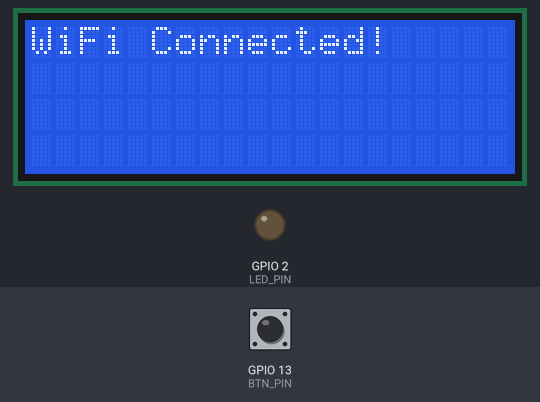
Simulated run of this program. Board: ESP32. On the bench: 20×4 character LCD, output pins drawn as LEDs (lit = HIGH). Dashed ring = blinking. The inputs (shaded band) are chosen by the test bench; at power-on: GPIO 13 (BTN_PIN) HIGH. WiFi joins after 1.5 s; servers stay silent unless stated; random numbers use the default seed unless the program sets one; no MQTT or app messages arrive unless stated; what the program prints to the serial monitor is not drawn.

Above: at 1.7 s.
At 3.8 s:
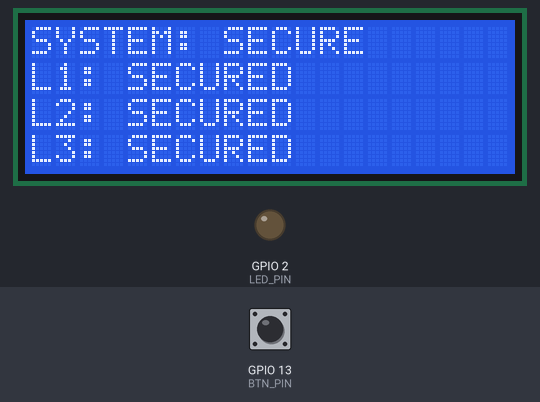
3.9 s: GPIO 13 (BTN_PIN) pulled LOW for 3.2 s
At 4.2 s:
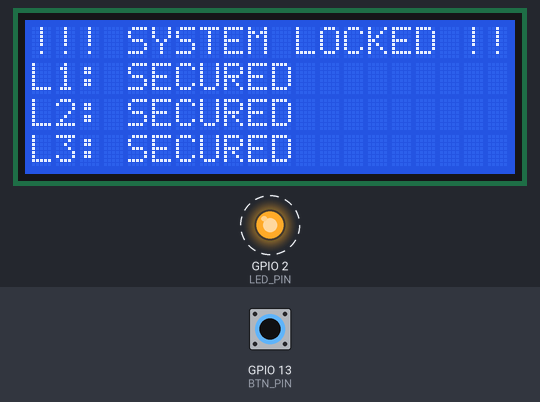
10.1 s: GPIO 13 (BTN_PIN) pulled LOW for 0.15 s
At 11.3 s:
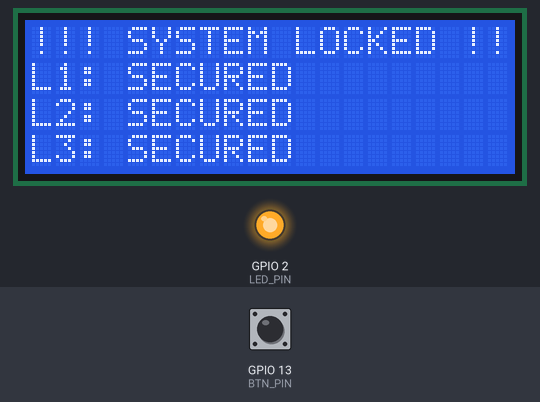
11.7 s: GPIO 13 (BTN_PIN) pulled LOW for 1 s
At 12.5 s:
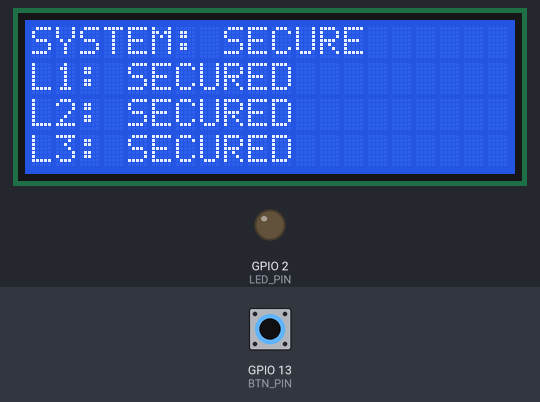
Timing chart, 0 to 14.7 s (numbered marks = the images above; inputs shaded):
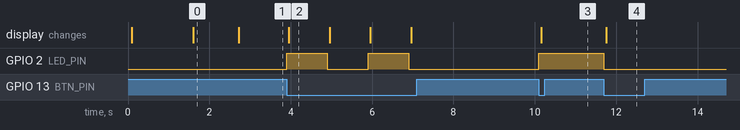

The program:

main.cpp
```cpp
#include <WiFi.h>
#include <PubSubClient.h>
#include <Wire.h>
#include <LiquidCrystal_I2C.h>

const int BTN_PIN = 13; // Safe input pin for the master override
const int LED_PIN = 2;

const char* ssid = "Wokwi-GUEST";
const char* password = "";
const char* mqtt_server = "172.18.168.57";

WiFiClient espClient;
PubSubClient client(espClient);
LiquidCrystal_I2C lcd(0x27, 20, 4);

const String MASTER_PIN = "1234";
const String PIN_L1 = "1111";
const String PIN_L2 = "2222";
const String PIN_L3 = "3333";

unsigned long lastButtonPress = 0;
bool systemLockdown = false;
String l1_status = "SECURED";
String l2_status = "SECURED";
String l3_status = "SECURED";

String expectedOTP = "";
int pendingLocker = 0;
int failedAttempts = 0;

void setup_wifi();
void updateDashboard();
void triggerOTP(int lockerNum);
void handleFailedAttempt();
void callback(char* topic, byte* payload, unsigned int length);
void reconnect();

void setup_wifi() {
  delay(10);
  lcd.setCursor(0, 0); lcd.print("Connecting WiFi...");
  WiFi.begin(ssid, password);
  while (WiFi.status() != WL_CONNECTED) { delay(500); }
  lcd.clear(); lcd.print("WiFi Connected!");
  delay(1000);
}

void updateDashboard() {
  lcd.clear();
  if (systemLockdown) {
    lcd.setCursor(0, 0); lcd.print("!!! SYSTEM LOCKED !!!");
  } else {
    lcd.setCursor(0, 0); lcd.print("SYSTEM: SECURE       ");
  }
  lcd.setCursor(0, 1); lcd.print("L1: " + l1_status);
  lcd.setCursor(0, 2); lcd.print("L2: " + l2_status);
  lcd.setCursor(0, 3); lcd.print("L3: " + l3_status);
}

void triggerOTP(int lockerNum) {
  expectedOTP = String(random(1000, 9999));
  pendingLocker = lockerNum;
  Serial.println("\n[SMS DISPATCHED] L" + String(lockerNum) + " OTP: " + expectedOTP + "\n");
  String topic = "bank/locker/" + String(lockerNum) + "/response";
  client.publish(topic.c_str(), "REQUIRE_OTP");
}

void handleFailedAttempt() {
  failedAttempts++;
  Serial.println("Failed attempts: " + String(failedAttempts));

  if (failedAttempts >= 3) {
    systemLockdown = true;
    digitalWrite(LED_PIN, HIGH);
    client.publish("bank/system/override", "MAX_FAILURES");
    Serial.println("CRITICAL: MAX FAILED ATTEMPTS REACHED. LOCKDOWN INITIATED.");
    updateDashboard();
  }
}

void callback(char* topic, byte* payload, unsigned int length) {
  String topicStr = String(topic);
  String msg = "";
  for (int i = 0; i < length; i++) { msg += (char)payload[i]; }

  if (topicStr == "bank/main/request") {
    if (msg == MASTER_PIN && !systemLockdown) {
      client.publish("bank/main/response", "GRANT_MASTER");
    } else {
      client.publish("bank/main/response", "DENY_MASTER");
      handleFailedAttempt();
    }
  }

  else if (topicStr == "bank/locker/1/request") {
    if (msg == PIN_L1 && !systemLockdown) { triggerOTP(1); }
    else { client.publish("bank/locker/1/response", "DENY_LOCKER"); handleFailedAttempt(); }
  }
  else if (topicStr == "bank/locker/2/request") {
    if (msg == PIN_L2 && !systemLockdown) { triggerOTP(2); }
    else { client.publish("bank/locker/2/response", "DENY_LOCKER"); handleFailedAttempt(); }
  }
  else if (topicStr == "bank/locker/3/request") {
    if (msg == PIN_L3 && !systemLockdown) { triggerOTP(3); }
    else { client.publish("bank/locker/3/response", "DENY_LOCKER"); handleFailedAttempt(); }
  }

  else if (topicStr.indexOf("/otp") > 0) {
    int lockerReq = topicStr.substring(12, 13).toInt();
    if (lockerReq == pendingLocker && msg == expectedOTP && !systemLockdown) {
      failedAttempts = 0;
      String respTopic = "bank/locker/" + String(lockerReq) + "/response";
      client.publish(respTopic.c_str(), "GRANT_LOCKER");
    } else {
      String respTopic = "bank/locker/" + String(lockerReq) + "/response";
      client.publish(respTopic.c_str(), "DENY_LOCKER");
      handleFailedAttempt();
    }
    expectedOTP = "";
    pendingLocker = 0;
  }

  else if (topicStr == "bank/locker/1/status") { l1_status = msg; updateDashboard(); }
  else if (topicStr == "bank/locker/2/status") { l2_status = msg; updateDashboard(); }
  else if (topicStr == "bank/locker/3/status") { l3_status = msg; updateDashboard(); }

  else if (topicStr.endsWith("/alarm")) {
    digitalWrite(LED_PIN, HIGH);
    lcd.setCursor(0, 0); lcd.print("!!! TAMPER ALARM !!! ");
  }

  // Perimeter Motion Handling
  else if (topicStr == "bank/vault/alarm" && msg == "MOTION_DETECTED") {
    systemLockdown = true;
    digitalWrite(LED_PIN, HIGH);
    client.publish("bank/system/override", "EMERGENCY_LOCK");
    lcd.clear();
    lcd.setCursor(0, 0); lcd.print("!!! VAULT MOTION !!!");
    lcd.setCursor(0, 1); lcd.print("UNAUTHORIZED ENTRY");
    Serial.println("CRITICAL: UNAUTHORIZED MOTION DETECTED IN VAULT.");
  }
}

void reconnect() {
  while (!client.connected()) {
    String clientId = "BankServer-"; clientId += String(random(0xffff), HEX);
    if (client.connect(clientId.c_str())) {
      client.subscribe("bank/main/request");
      client.subscribe("bank/locker/+/request");
      client.subscribe("bank/locker/+/otp");
      client.subscribe("bank/locker/+/status");
      client.subscribe("bank/locker/+/alarm");
      client.subscribe("bank/vault/alarm");
      updateDashboard();
    } else { delay(5000); }
  }
}

void setup() {
  Serial.begin(115200);
  Serial.println("\n--- SERVER BOOTING ---");

  randomSeed(analogRead(0));
  pinMode(BTN_PIN, INPUT_PULLUP);
  pinMode(LED_PIN, OUTPUT);
  digitalWrite(LED_PIN, LOW);
  lcd.init(); lcd.backlight();
  setup_wifi();
  client.setServer(mqtt_server, 1883);
  client.setCallback(callback);
}

void loop() {
  if (!client.connected()) reconnect();
  client.loop();

  int btnState = digitalRead(BTN_PIN);
  if (btnState == LOW && millis() - lastButtonPress > 1000) {
    lastButtonPress = millis();
    systemLockdown = !systemLockdown;

    Serial.println("\n[MANAGER OVERRIDE BUTTON PRESSED]");

    if (systemLockdown) {
      digitalWrite(LED_PIN, HIGH);
      client.publish("bank/system/override", "EMERGENCY_LOCK");
      Serial.println("--> SYSTEM LOCKED");
    } else {
      digitalWrite(LED_PIN, LOW);
      failedAttempts = 0;
      client.publish("bank/system/override", "SYSTEM_RESTORED");
      Serial.println("--> SYSTEM RESTORED (Failures Reset to 0)");
    }
    updateDashboard();
  }
}
```

Measured:
- after the input at 3.9 s, GPIO 2 (LED_PIN): alternates HIGH for 1.0 s and LOW for 1.0 s, 4 changes in all, then stays LOW, starting at once; the display: changes after 0.06 s (image 2)
- after the input at 10.1 s, GPIO 2 (LED_PIN): LOW → HIGH at once; the display: changes after 0.06 s (image 3)
- after the input at 11.7 s, GPIO 2 (LED_PIN): HIGH → LOW at once; the display: changes after 0.06 s (image 4)
- what the display in image 0 shows lasts 1.1 s, from 1.6 s to 2.7 s
- what the display in image 2 shows lasts 1.0 s, from 4.0 s to 5.0 s
